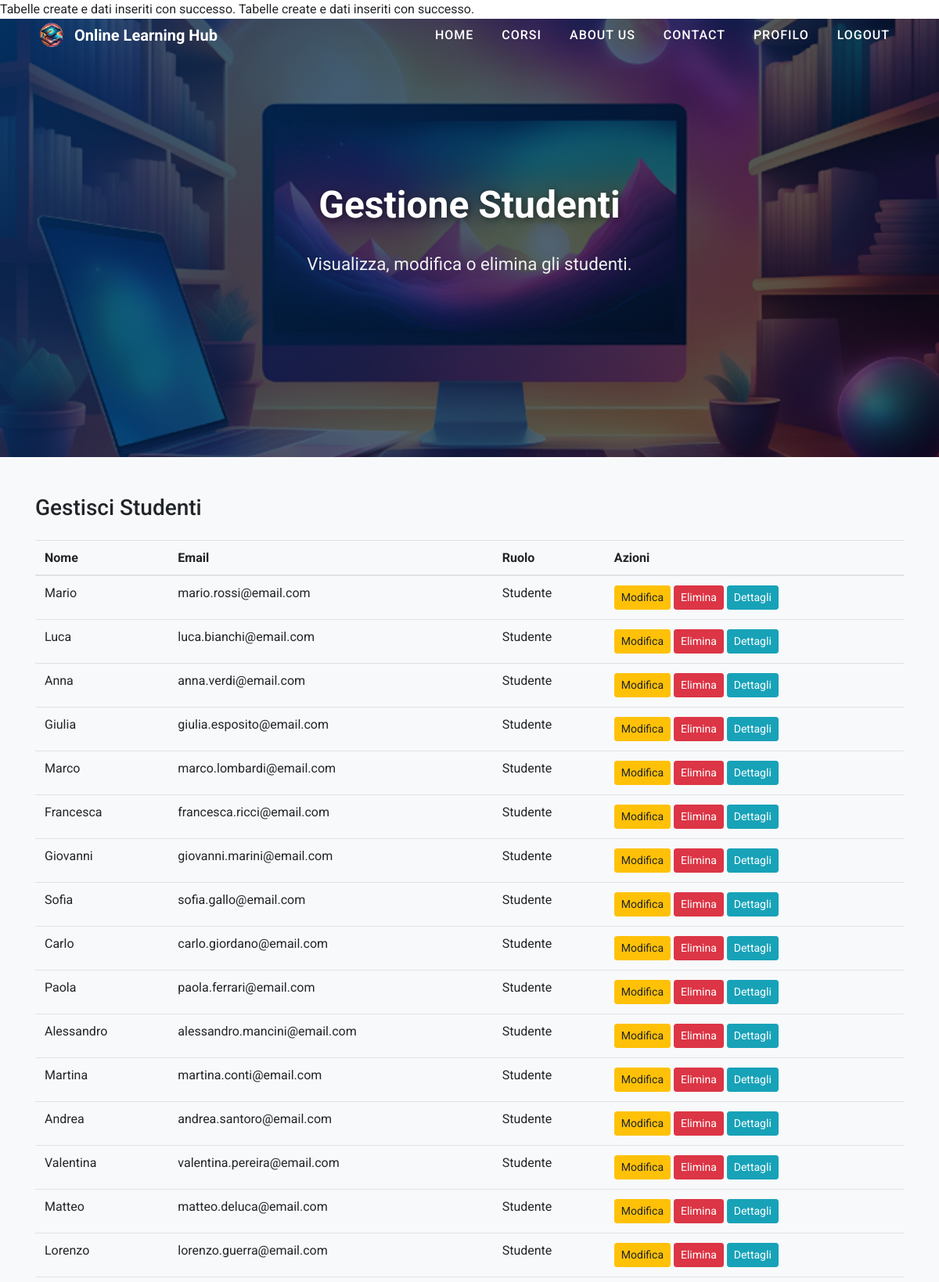
/admin/gestione_studenti.php (upper part), run on the app's committed database.
### tables this page shows
CREATE TABLE IF NOT EXISTS `studente` (
    `IdStudente` int AUTO_INCREMENT PRIMARY KEY,
    `Nome` varchar(100) DEFAULT NULL,
    `Cognome` varchar(100) DEFAULT NULL,
    `Telefono` varchar(15) DEFAULT NULL,
    `Email` varchar(100) DEFAULT NULL,
    `Password` varchar(255) DEFAULT NULL
);

### admin/gestione_studenti.php (the view, shortened to what this page needs)
<?php
include('../config.php');
include('../templates/template_header.php');
include('../pages/navbar.php');
$studentsQuery = "SELECT * FROM studente";
$studentsStmt = $pdo->query($studentsQuery);
$students = $studentsStmt->fetchAll(PDO::FETCH_ASSOC);
?>
<header class="header-bg">
    <div class="overlay"></div>
    <div class="container text-center text-white d-flex align-items-center justify-content-center flex-column">
        <h1 class="hero-title">Gestione Studenti</h1>
        <p class="hero-subtext">Visualizza, modifica o elimina gli studenti.</p>
    </div>
</header>
<section class="section py-5 bg-light">
    <div class="container">
        <div class="row mb-5">
            <div class="col-md-12">
                <h3 class="mb-4">Gestisci Studenti</h3>
                <?php if (count($students) > 0): ?>
                    <table class="table">
                        <thead>
                            <tr>
                                <th>Nome</th>
                                <th>Email</th>
                                <th>Ruolo</th>
                                <th>Azioni</th>
                            </tr>
                        </thead>
                        <tbody>
                            <?php foreach ($students as $student): ?>
                                <tr>
                                    <td><?php echo htmlspecialchars($student['Nome']); ?></td>
                                    <td><?php echo htmlspecialchars($student['Email']); ?></td>
                                    <td><?php echo htmlspecialchars('Studente'); ?></td>
                                    <td>
                                        <a href="edit_studente.php?id=<?php echo $student['IdStudente']; ?>" class="btn btn-warning btn-sm">Modifica</a>
                                        <form action="delete_student.php" method="post" style="display:inline;">
                                            <button type="submit" class="btn btn-danger btn-sm" onclick="return confirm('Sei sicuro di voler eliminare questo studente?');">Elimina</button>
                                        </form>
                                        <a href="../studenti/informazioni_studente.php?id=<?php echo $student['IdStudente']; ?>" class="btn btn-info btn-sm">Dettagli</a>
                                    </td>
                                </tr>
                            <?php endforeach; ?>
                        </tbody>
                    </table>
                <?php else: ?>
                    <p>Non ci sono studenti registrati.</p>
                <?php endif; ?>
            </div>
        </div>
    </div>
</section>
<?php include('../templates/template_footer.php'); ?>

### style.css (style rules this page uses)
body { font-family: 'Roboto', sans-serif; margin: 0; padding: 0; }
.header-bg { background-image: url('resources/images/header-bg.jpg'); background-size: cover; background-position: center; height: 60vh; display: flex; justify-content: center; align-items: center; color: white; position: relative; }
.hero-subtext { font-size: 1.2rem; margin-top: 15px; }
.header-bg { position: relative; background-image: url('resources/image/sfondoHeader.png'); background-size: cover; background-position: center; height: 70vh; display: flex; align-items: center; justify-content: center; text-align: center; color: white; }
.header-bg .overlay { position: absolute; top: 0; left: 0; width: 100%; height: 100%; background: linear-gradient(135deg, rgba(0, 51, 102, 0.8), rgba(0, 0, 0, 0.6)); z-index: 1; }
.container { z-index: 2; }
.hero-title { font-size: 3rem; font-weight: 700; text-shadow: 2px 2px 10px rgba(0, 0, 0, 0.5); margin-bottom: 15px; }
.hero-subtext { font-size: 1.4rem; margin-bottom: 20px; color: #f0f0f0; }

### data on the page
studente: Nome "Mario", Email "mario.rossi@email.com"
studente: Nome "Luca", Email "luca.bianchi@email.com"
studente: Nome "Anna", Email "anna.verdi@email.com"
studente: Nome "Giulia", Email "giulia.esposito@email.com"
studente: Nome "Marco", Email "marco.lombardi@email.com"
studente: Nome "Francesca", Email "francesca.ricci@email.com"
studente: Nome "Giovanni", Email "giovanni.marini@email.com"
studente: Nome "Sofia", Email "sofia.gallo@email.com"
studente: Nome "Carlo", Email "carlo.giordano@email.com"
studente: Nome "Paola", Email "paola.ferrari@email.com"
studente: Nome "Alessandro", Email "alessandro.mancini@email.com"
studente: Nome "Martina", Email "martina.conti@email.com"
studente: Nome "Andrea", Email "andrea.santoro@email.com"
studente: Nome "Valentina", Email "valentina.pereira@email.com"
studente: Nome "Matteo", Email "matteo.deluca@email.com"
studente: Nome "Lorenzo", Email "lorenzo.guerra@email.com"
